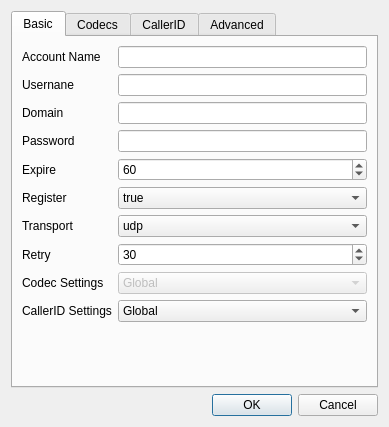
<?xml version="1.0" encoding="UTF-8"?>
<ui version="4.0">
 <class>AccountDialog</class>
 <widget class="QDialog" name="AccountDialog">
  <property name="windowModality">
   <enum>Qt::WindowModal</enum>
  </property>
  <property name="geometry">
   <rect>
    <x>0</x>
    <y>0</y>
    <width>389</width>
    <height>427</height>
   </rect>
  </property>
  <property name="windowTitle">
   <string>Account</string>
  </property>
  <layout class="QVBoxLayout" name="verticalLayout">
   <item>
    <widget class="QTabWidget" name="tabWidget">
     <property name="currentIndex">
      <number>0</number>
     </property>
     <widget class="QWidget" name="tab">
      <attribute name="title">
       <string>Basic</string>
      </attribute>
      <layout class="QFormLayout" name="formLayout">
       <property name="fieldGrowthPolicy">
        <enum>QFormLayout::AllNonFixedFieldsGrow</enum>
       </property>
       <item row="0" column="0">
        <widget class="QLabel" name="label">
         <property name="text">
          <string>Account Name</string>
         </property>
        </widget>
       </item>
       <item row="0" column="1">
        <widget class="QLineEdit" name="sofiaGwNameEdit"/>
       </item>
       <item row="1" column="0">
        <widget class="QLabel" name="label_2">
         <property name="text">
          <string>Usernane</string>
         </property>
        </widget>
       </item>
       <item row="1" column="1">
        <widget class="QLineEdit" name="sofiaGwUsernameEdit"/>
       </item>
       <item row="2" column="0">
        <widget class="QLabel" name="label_3">
         <property name="text">
          <string>Domain</string>
         </property>
        </widget>
       </item>
       <item row="2" column="1">
        <widget class="QLineEdit" name="sofiaGwRealmEdit"/>
       </item>
       <item row="3" column="0">
        <widget class="QLabel" name="label_6">
         <property name="text">
          <string>Password</string>
         </property>
        </widget>
       </item>
       <item row="3" column="1">
        <widget class="QLineEdit" name="sofiaGwPasswordEdit">
         <property name="toolTip">
          <string>Account password </string>
         </property>
         <property name="echoMode">
          <enum>QLineEdit::Password</enum>
         </property>
        </widget>
       </item>
       <item row="4" column="0">
        <widget class="QLabel" name="label_10">
         <property name="text">
          <string>Expire</string>
         </property>
        </widget>
       </item>
       <item row="4" column="1">
        <widget class="QSpinBox" name="sofiaGwExpireSecondsSpin">
         <property name="toolTip">
          <string>Seconds before account expires</string>
         </property>
         <property name="value">
          <number>60</number>
         </property>
        </widget>
       </item>
       <item row="5" column="0">
        <widget class="QLabel" name="label_11">
         <property name="text">
          <string>Register</string>
         </property>
        </widget>
       </item>
       <item row="5" column="1">
        <widget class="QComboBox" name="sofiaGwRegisterCombo">
         <property name="toolTip">
          <string>Account must register or must not register</string>
         </property>
         <item>
          <property name="text">
           <string>true</string>
          </property>
         </item>
         <item>
          <property name="text">
           <string>false</string>
          </property>
         </item>
        </widget>
       </item>
       <item row="6" column="0">
        <widget class="QLabel" name="label_12">
         <property name="text">
          <string>Transport</string>
         </property>
        </widget>
       </item>
       <item row="6" column="1">
        <widget class="QComboBox" name="sofiaGwRegisterTransportCombo">
         <property name="toolTip">
          <string>What transport to use for this account</string>
         </property>
         <item>
          <property name="text">
           <string>udp</string>
          </property>
         </item>
         <item>
          <property name="text">
           <string>tcp</string>
          </property>
         </item>
        </widget>
       </item>
       <item row="7" column="0">
        <widget class="QLabel" name="label_13">
         <property name="text">
          <string>Retry</string>
         </property>
        </widget>
       </item>
       <item row="7" column="1">
        <widget class="QSpinBox" name="sofiaGwRetrySecondsSpin">
         <property name="toolTip">
          <string>How many seconds to retry registration</string>
         </property>
         <property name="value">
          <number>30</number>
         </property>
        </widget>
       </item>
       <item row="8" column="0">
        <widget class="QLabel" name="label_4">
         <property name="text">
          <string>Codec Settings</string>
         </property>
        </widget>
       </item>
       <item row="9" column="0">
        <widget class="QLabel" name="label_5">
         <property name="text">
          <string>CallerID Settings</string>
         </property>
        </widget>
       </item>
       <item row="8" column="1">
        <widget class="QComboBox" name="codecSettingsCombo">
         <property name="enabled">
          <bool>false</bool>
         </property>
         <item>
          <property name="text">
           <string>Global</string>
          </property>
         </item>
         <item>
          <property name="text">
           <string>Custom</string>
          </property>
         </item>
        </widget>
       </item>
       <item row="9" column="1">
        <widget class="QComboBox" name="clidSettingsCombo">
         <property name="enabled">
          <bool>true</bool>
         </property>
         <item>
          <property name="text">
           <string>Global</string>
          </property>
         </item>
         <item>
          <property name="text">
           <string>Custom</string>
          </property>
         </item>
        </widget>
       </item>
      </layout>
     </widget>
     <widget class="QWidget" name="codecPage">
      <attribute name="title">
       <string>Codecs</string>
      </attribute>
     </widget>
     <widget class="QWidget" name="clidPage">
      <attribute name="title">
       <string>CallerID</string>
      </attribute>
      <layout class="QFormLayout" name="formLayout_2">
       <item row="0" column="0">
        <widget class="QLabel" name="label_15">
         <property name="text">
          <string>CallerID Name:</string>
         </property>
        </widget>
       </item>
       <item row="0" column="1">
        <widget class="QLineEdit" name="sofiaCallerIDName"/>
       </item>
       <item row="1" column="0">
        <widget class="QLabel" name="label_14">
         <property name="text">
          <string>CallerID Number:</string>
         </property>
        </widget>
       </item>
       <item row="1" column="1">
        <widget class="QLineEdit" name="sofiaCallerIDNum"/>
       </item>
      </layout>
     </widget>
     <widget class="QWidget" name="tab_2">
      <attribute name="title">
       <string>Advanced</string>
      </attribute>
      <layout class="QHBoxLayout" name="horizontalLayout">
       <item>
        <widget class="QTableWidget" name="sofiaExtraParamTable">
         <property name="selectionBehavior">
          <enum>QAbstractItemView::SelectRows</enum>
         </property>
         <column>
          <property name="text">
           <string>Param Name</string>
          </property>
         </column>
         <column>
          <property name="text">
           <string>Param Value</string>
          </property>
         </column>
        </widget>
       </item>
       <item>
        <layout class="QVBoxLayout" name="verticalLayout_2">
         <item>
          <widget class="QPushButton" name="sofiaExtraParamAddBtn">
           <property name="text">
            <string>+</string>
           </property>
          </widget>
         </item>
         <item>
          <widget class="QPushButton" name="sofiaExtraParamRemBtn">
           <property name="text">
            <string>-</string>
           </property>
          </widget>
         </item>
         <item>
          <spacer name="verticalSpacer">
           <property name="orientation">
            <enum>Qt::Vertical</enum>
           </property>
           <property name="sizeHint" stdset="0">
            <size>
             <width>20</width>
             <height>40</height>
            </size>
           </property>
          </spacer>
         </item>
        </layout>
       </item>
      </layout>
     </widget>
    </widget>
   </item>
   <item>
    <widget class="QDialogButtonBox" name="buttonBox">
     <property name="orientation">
      <enum>Qt::Horizontal</enum>
     </property>
     <property name="standardButtons">
      <set>QDialogButtonBox::Cancel|QDialogButtonBox::Ok</set>
     </property>
    </widget>
   </item>
  </layout>
 </widget>
 <resources/>
 <connections>
  <connection>
   <sender>buttonBox</sender>
   <signal>accepted()</signal>
   <receiver>AccountDialog</receiver>
   <slot>accept()</slot>
   <hints>
    <hint type="sourcelabel">
     <x>266</x>
     <y>417</y>
    </hint>
    <hint type="destinationlabel">
     <x>157</x>
     <y>274</y>
    </hint>
   </hints>
  </connection>
  <connection>
   <sender>buttonBox</sender>
   <signal>rejected()</signal>
   <receiver>AccountDialog</receiver>
   <slot>reject()</slot>
   <hints>
    <hint type="sourcelabel">
     <x>334</x>
     <y>417</y>
    </hint>
    <hint type="destinationlabel">
     <x>286</x>
     <y>274</y>
    </hint>
   </hints>
  </connection>
 </connections>
</ui>
